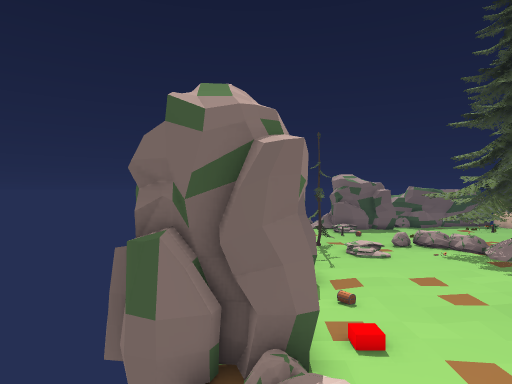
view 1 (above)

24 first-person views from a walk through a scene from a Unity 3-D project. The camera is 1.5 m above the floor, looks level and sees 75° across. Doors are open. The floor is counted in squares, 2 m on a side. Each view is taken from the middle of a square. On the plan, view 1 faces up. The plan holds only what a view shows up to about 11 squares ahead; the rest is blank. The place goes on beyond the plan. The player character is not drawn. Some animated figures are left out.

view 2
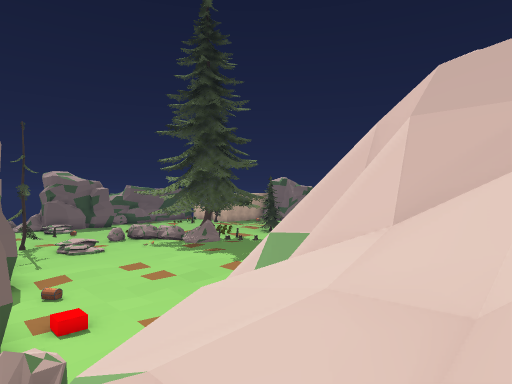

view 3
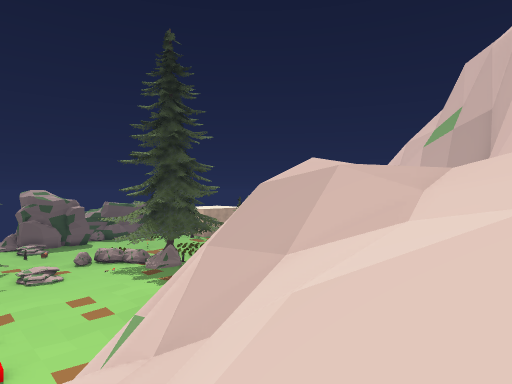

view 4
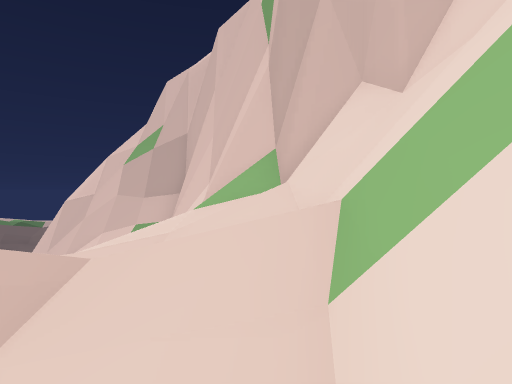

view 5
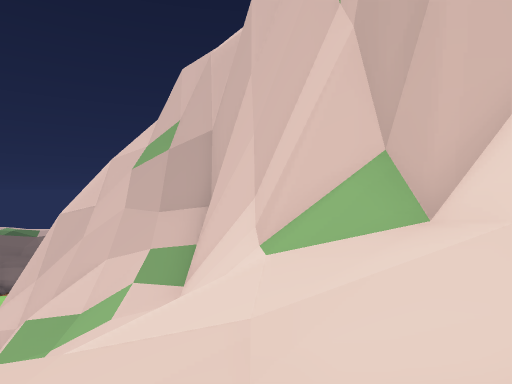

view 6
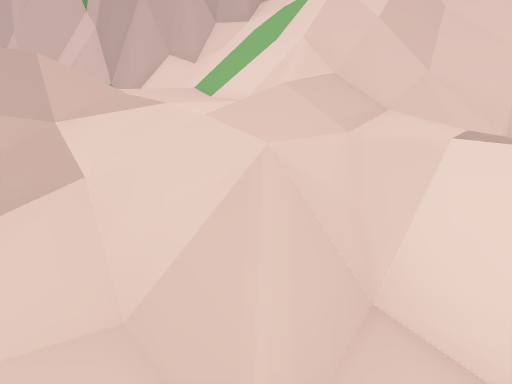

view 7
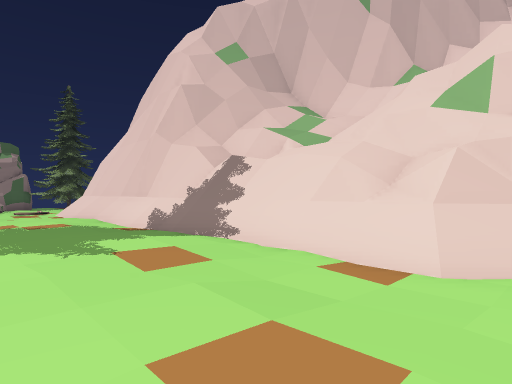

view 8
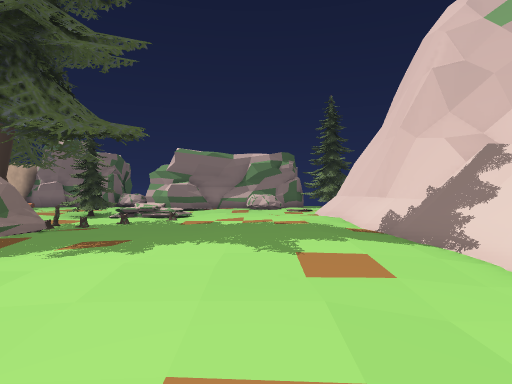

view 9
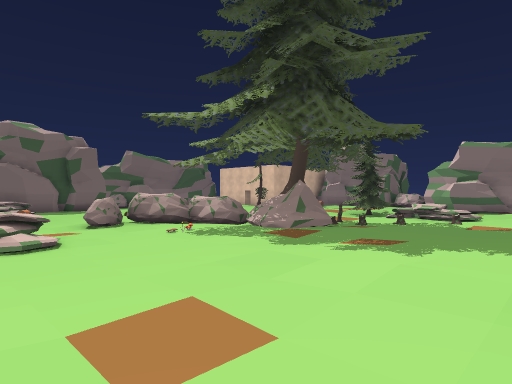

view 10
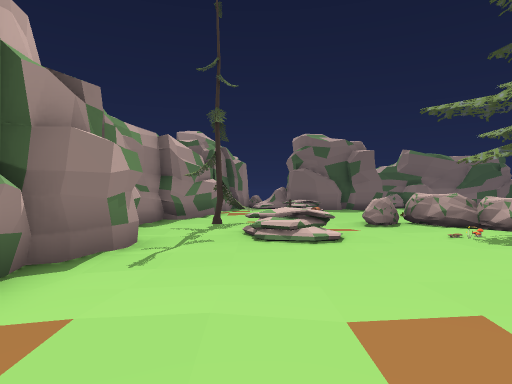

view 11
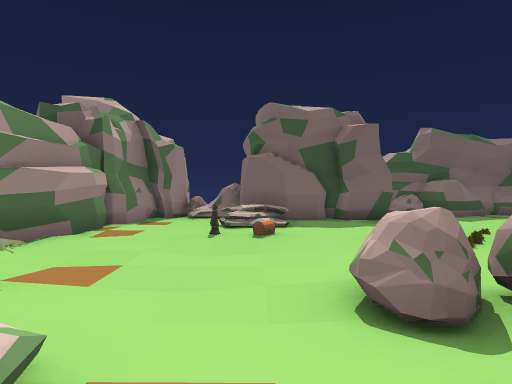

view 12
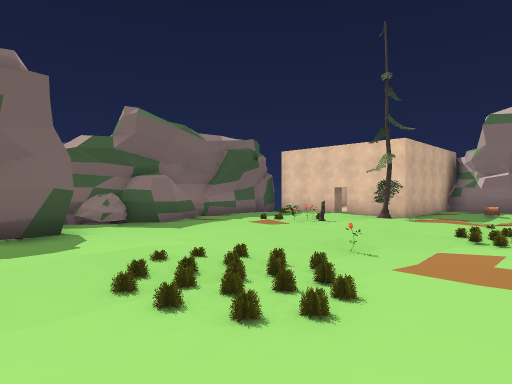

view 13
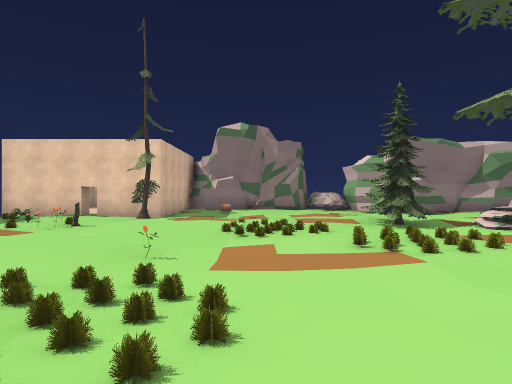

view 14
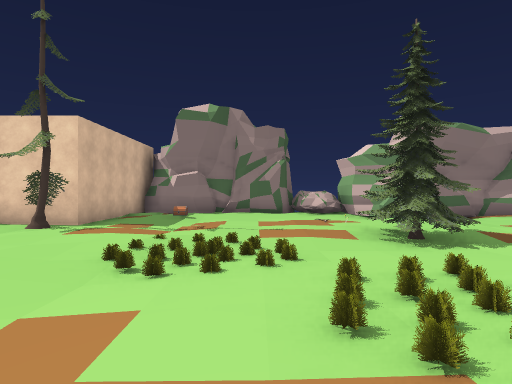

view 15
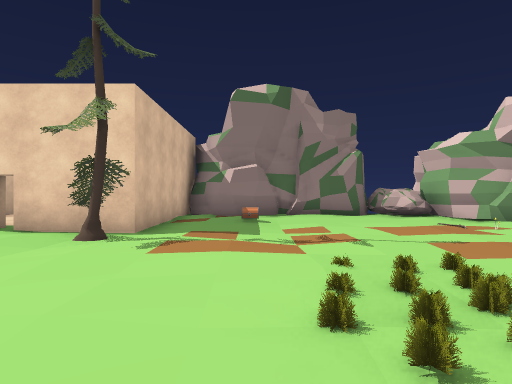

view 16
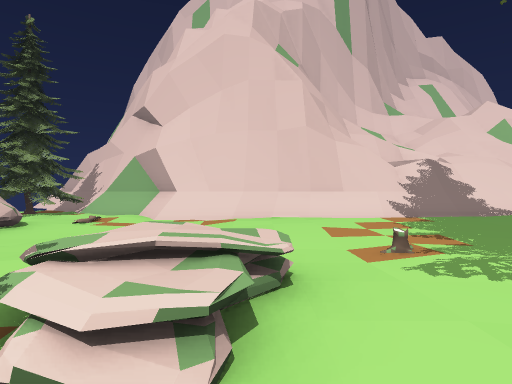

view 17
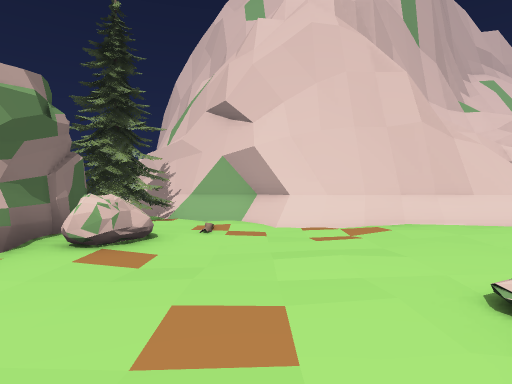

view 18
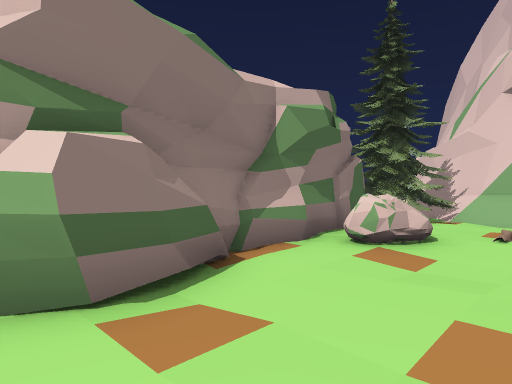

view 19
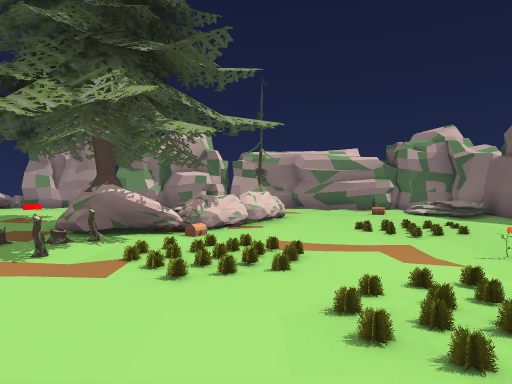

view 20
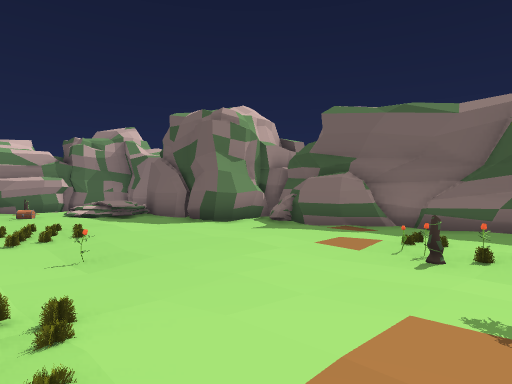

view 21
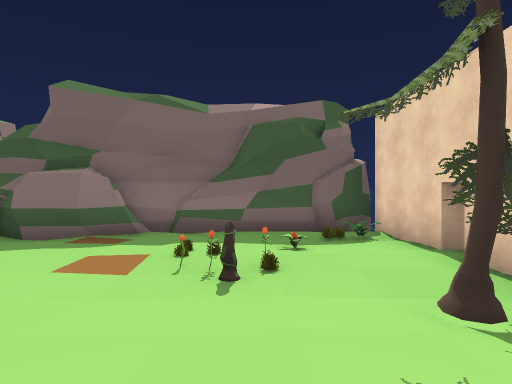

view 22
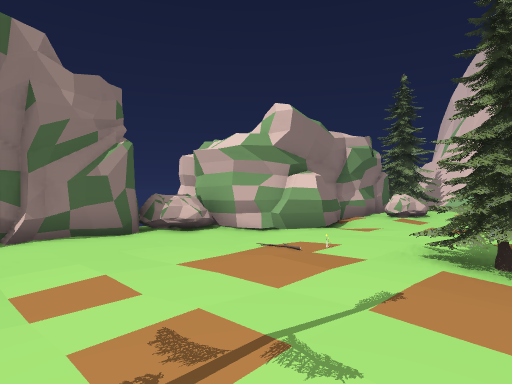

view 23
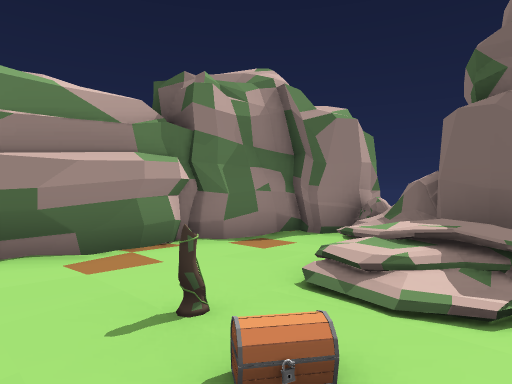

view 24
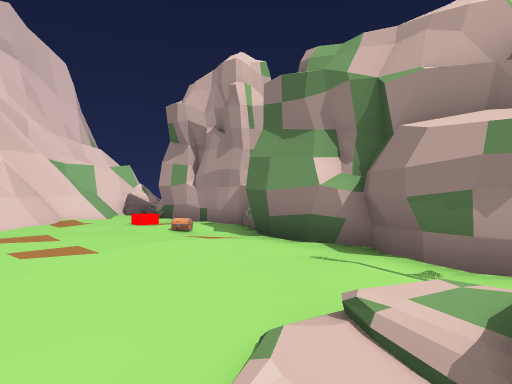

### Floor plan
Key: @ floor where view 1 was taken; # wall or solid block; . main floor; : floor 0.25 m higher than the main floor; - floor 0.25 m lower than the main floor; / step, stairs or slope; D open door; = window, fence, low wall or low ledge; ^ raised ledge; v drop or lower ground; C red cube; R rock; T tree; S stump; H chest; P plant; O other object.
Columns run from 2 left of view 1 to 25 right of it. Each row starts with its distance up from view 1.
 27      #            ####
 26      #R     #R ####/-#
 25      #R=#   #R##...OP#OOO
 24     ##.R#####.....OO.#
 23     #...=R.-.-...OO..D
 22     #../ /./.....OS.T#
 21     #.../..:/....../T#OOOO
 20     #..S/...///--..:....##
 19    ##../.....-O-//:.--H.##
 18    #....-....----O../--//#
 17    #.//-.....--..-....--.#
 16    #.T:.-RRR.-...-/../--.#
 15     ../R../RR/...-TT.O//RR
 14     .://:://R#--.-TT/.--##
 13    ##.//:OORTSSS.///..-#####
 12    #.:::::: R#O-./R/./-#
 11    #.:::::::::O/.//.---##
 10    #.:::::::::.S-./-----#
  9   OO.:::::::/......./--.#
  8   #...:::/:::::::./---R.#
  7   #...////::::::::/--/R.#
  6   #.C..../////..:./--/..#
  5 ###....//////////=///..TT
  4   R... =#///==^^^^^^#/TTTT
  3  RRR=#=#=//= ==^    ^^#TT
  2   R  ===#///vv=^      ^#
  1    //##v==////##      ###
  0   @//##/// ////#
 -1   /=//=////#####
 -2   #=///////##
 -3   v////////#
 -4    //=/#####
 -5    v#####
 -6    ###

Where each view was taken, in squares from view 1:
view 1: 0 up, 0 right, facing up
view 2: 1 down, 0 right, facing up-right
view 3: 3 down, 1 right, facing up-right
view 4: 3 down, 3 right, facing right
view 5: 2 down, 5 right, facing right
view 6: 0 up, 0 right, facing down-right
view 7: 9 up, 4 right, facing down-right
view 8: 8 up, 4 right, facing right
view 9: 8 up, 4 right, facing up-right
view 10: 8 up, 4 right, facing up
view 11: 14 up, 6 right, facing up
view 12: 17 up, 8 right, facing up-right
view 13: 18 up, 8 right, facing right
view 14: 17 up, 11 right, facing right
view 15: 19 up, 13 right, facing right
view 16: 14 up, 15 right, facing down
view 17: 13 up, 18 right, facing down
view 18: 13 up, 18 right, facing down-right
view 19: 16 up, 17 right, facing left
view 20: 18 up, 17 right, facing up-left
view 21: 19 up, 16 right, facing up
view 22: 19 up, 16 right, facing down-right
view 23: 19 up, 7 right, facing up-left
view 24: 14 up, 6 right, facing down-left
